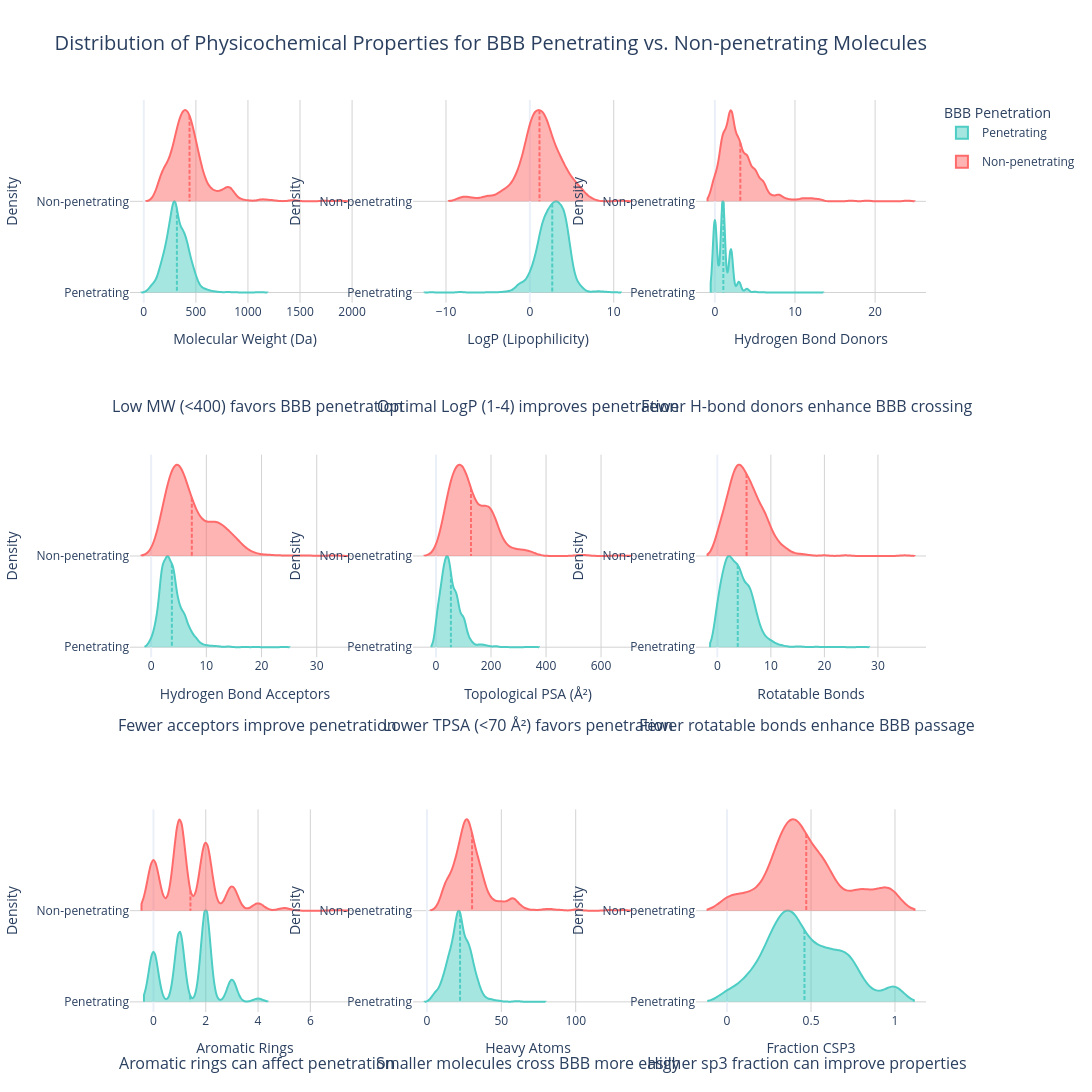
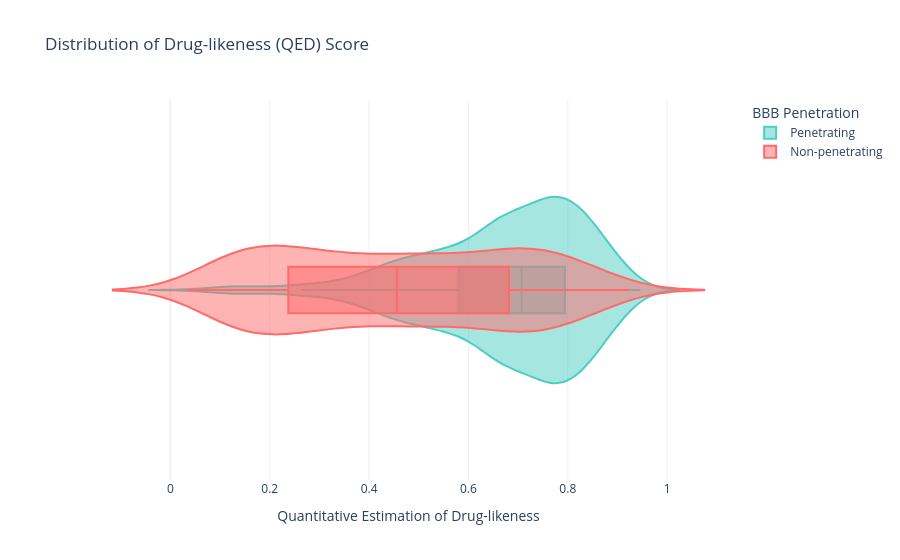

Notebook code cell kept with these figures, in order:
### Markdown cell above
### 3) Plot the distribution of interpretable physicochemical properties like molecular weight, LogP, molecular_volume, number of rotable bonds and others in the dataset and discuss how these properties are distributed between the two classes. Is there any property that is able to distinguish active (permeable) against non-active (non-permeable) molecules? Discuss the results.

### Code cell
from rdkit.Chem import Descriptors, Lipinski, MolSurf

# Calculate and analyze physicochemical properties

# Function to calculate molecular properties
def calculate_properties(mol):
    if mol is None:
        return None
    
    properties = {
        'MW': Descriptors.MolWt(mol),
        'LogP': Descriptors.MolLogP(mol),
        'HBD': Descriptors.NumHDonors(mol),
        'HBA': Descriptors.NumHAcceptors(mol),
        'TPSA': MolSurf.TPSA(mol),
        'Rotatable_Bonds': Descriptors.NumRotatableBonds(mol),
        'Aromatic_Rings': Descriptors.NumAromaticRings(mol),
        'Heavy_Atoms': mol.GetNumHeavyAtoms(),
        'Fraction_CSP3': Descriptors.FractionCSP3(mol),  # Fraction of SP3 carbons
        'QED': Descriptors.qed(mol)  # Drug-likeness score
    }
    return properties

# Calculate properties for all molecules
print("Calculating molecular properties...")
properties_list = []
for i, mol in enumerate(mols):
    props = calculate_properties(mol)
    if props is not None:
        props['label'] = df['label'].iloc[valid_indices[i]]
        properties_list.append(props)

# Create dataframe with properties
prop_df = pd.DataFrame(properties_list)

# Add class labels for easier plotting
prop_df['Class'] = prop_df['label'].map({1: 'Penetrating', 0: 'Non-penetrating'})

# Create subplots with 3x3 grid for main properties
fig = make_subplots(rows=3, cols=3, 
                   subplot_titles=('Molecular Weight', 'LogP', 'Hydrogen Bond Donors', 
                                  'Hydrogen Bond Acceptors', 'Topological PSA', 'Rotatable Bonds',
                                  'Aromatic Rings', 'Heavy Atoms', 'Fraction CSP3'))

# Define properties to plot and their positions
properties = [
    {'Drug_ID': 'MW', 'row': 1, 'col': 1, 'title': 'Molecular Weight (Da)'},
    {'Drug_ID': 'LogP', 'row': 1, 'col': 2, 'title': 'LogP (Lipophilicity)'},
    {'Drug_ID': 'HBD', 'row': 1, 'col': 3, 'title': 'Hydrogen Bond Donors'},
    {'Drug_ID': 'HBA', 'row': 2, 'col': 1, 'title': 'Hydrogen Bond Acceptors'},
    {'Drug_ID': 'TPSA', 'row': 2, 'col': 2, 'title': 'Topological PSA (Å²)'},
    {'Drug_ID': 'Rotatable_Bonds', 'row': 2, 'col': 3, 'title': 'Rotatable Bonds'},
    {'Drug_ID': 'Aromatic_Rings', 'row': 3, 'col': 1, 'title': 'Aromatic Rings'},
    {'Drug_ID': 'Heavy_Atoms', 'row': 3, 'col': 2, 'title': 'Heavy Atoms'},
    {'Drug_ID': 'Fraction_CSP3', 'row': 3, 'col': 3, 'title': 'Fraction CSP3'}
]

# Colors for the two classes
colors = {'Penetrating': '#4ECDC4', 'Non-penetrating': '#FF6B6B'}

# Add density plots for each property
for prop in properties:
    for cls in ['Penetrating', 'Non-penetrating']:
        data = prop_df[prop_df['Class'] == cls][prop['Drug_ID']]
        
        fig.add_trace(
            go.Violin(
                x=data,
                name=cls,
                line_color=colors[cls],
                side='positive',
                meanline_visible=True,
                showlegend=True if (prop['row'] == 1 and prop['col'] == 1) else False,
                legendgroup=cls,
                scalemode='width',
                width=2,
                points=False
            ),
            row=prop['row'], col=prop['col']
        )

# Update layout for larger plots and better appearance
fig.update_layout(
    height=1200,  # Increased height
    width=1500,   # Increased width
    title_text="Distribution of Physicochemical Properties for BBB Penetrating vs. Non-penetrating Molecules",
    title_font_size=20,
    legend_title="BBB Penetration",
    template="plotly_white",
    violinmode='overlay'  # This ensures violins are overlaid rather than side by side
)

# Add annotations explaining the significance of each property, now positioned below each subplot
annotations = [
    dict(x=0.16, y=0.65, text="Low MW (<400) favors BBB penetration", showarrow=False, xref="paper", yref="paper"),
    dict(x=0.5, y=0.65, text="Optimal LogP (1-4) improves penetration", showarrow=False, xref="paper", yref="paper"),
    dict(x=0.85, y=0.65, text="Fewer H-bond donors enhance BBB crossing", showarrow=False, xref="paper", yref="paper"),
    dict(x=0.16, y=0.30, text="Fewer acceptors improve penetration", showarrow=False, xref="paper", yref="paper"),
    dict(x=0.5, y=0.30, text="Lower TPSA (<70 Å²) favors penetration", showarrow=False, xref="paper", yref="paper"),
    dict(x=0.85, y=0.30, text="Fewer rotatable bonds enhance BBB passage", showarrow=False, xref="paper", yref="paper"),
    dict(x=0.16, y=-0.07, text="Aromatic rings can affect penetration", showarrow=False, xref="paper", yref="paper"),
    dict(x=0.5, y=-0.07, text="Smaller molecules cross BBB more easily", showarrow=False, xref="paper", yref="paper"),
    dict(x=0.85, y=-0.07, text="Higher sp3 fraction can improve properties", showarrow=False, xref="paper", yref="paper")
]

fig.update_layout(annotations=annotations)

# Update axes for better appearance
fig.update_xaxes(showgrid=True, gridwidth=1, gridcolor='LightGray')
fig.update_yaxes(showgrid=True, gridwidth=1, gridcolor='LightGray')

for prop in properties:
    fig.update_yaxes(title_text="Density", row=prop['row'], col=prop['col'])
    fig.update_xaxes(title_text=prop['title'], row=prop['row'], col=prop['col'])

# Add a QED plot separately
fig_qed = px.violin(prop_df, x="QED", color="Class", 
                    box=True, points=False,
                    color_discrete_map=colors,
                    labels={"QED": "Quantitative Estimation of Drug-likeness"},
                    title="Distribution of Drug-likeness (QED) Score")

fig_qed.update_layout(template="plotly_white", legend_title="BBB Penetration", violinmode='overlay')

# Show the plots
fig.show()
fig_qed.show()

# Statistical analysis to determine whether properties can distinguish between classes
print("\nStatistical Summary of Properties by Class:")
penetrating = prop_df[prop_df['Class'] == 'Penetrating']
non_penetrating = prop_df[prop_df['Class'] == 'Non-penetrating']

summary_stats = pd.DataFrame({
    'Property': [p['Drug_ID'] for p in properties] + ['QED'],
    'Penetrating_Mean': [penetrating[p['Drug_ID']].mean() for p in properties] + [penetrating['QED'].mean()],
    'Non_Penetrating_Mean': [non_penetrating[p['Drug_ID']].mean() for p in properties] + [non_penetrating['QED'].mean()],
    'Difference': [penetrating[p['Drug_ID']].mean() - non_penetrating[p['Drug_ID']].mean() for p in properties] + 
                  [penetrating['QED'].mean() - non_penetrating['QED'].mean()],
    'Percent_Difference': [100 * (penetrating[p['Drug_ID']].mean() - non_penetrating[p['Drug_ID']].mean()) / 
                          non_penetrating[p['Drug_ID']].mean() for p in properties] + 
                          [100 * (penetrating['QED'].mean() - non_penetrating['QED'].mean()) / 
                           non_penetrating['QED'].mean()]
})

print(summary_stats.sort_values(by='Percent_Difference', ascending=False).round(3))

### Figure 1 — Plotly figure (JSON) as saved in the notebook; plotly's stock layout.template omitted (floating-point values rounded to 4 significant figures; data arrays with more than 128 entries replaced by an {"elided": "..."} marker saying what was removed)
{"data": [{"legendgroup": "Penetrating", "line": {"color": "#4ECDC4"}, "meanline": {"visible": true}, "name": "Penetrating", "points": false, "scalemode": "width", "showlegend": true, "side": "positive", "type": "violin", "width": 2, "x": {"elided": "1501 float values"}, "xaxis": "x", "yaxis": "y"}, {"legendgroup": "Non-penetrating", "line": {"color": "#FF6B6B"}, "meanline": {"visible": true}, "name": "Non-penetrating", "points": false, "scalemode": "width", "showlegend": true, "side": "positive", "type": "violin", "width": 2, "x": {"elided": "474 float values"}, "xaxis": "x", "yaxis": "y"}, {"legendgroup": "Penetrating", "line": {"color": "#4ECDC4"}, "meanline": {"visible": true}, "name": "Penetrating", "points": false, "scalemode": "width", "showlegend": false, "side": "positive", "type": "violin", "width": 2, "x": {"elided": "1501 float values"}, "xaxis": "x2", "yaxis": "y2"}, {"legendgroup": "Non-penetrating", "line": {"color": "#FF6B6B"}, "meanline": {"visible": true}, "name": "Non-penetrating", "points": false, "scalemode": "width", "showlegend": false, "side": "positive", "type": "violin", "width": 2, "x": {"elided": "474 float values"}, "xaxis": "x2", "yaxis": "y2"}, {"legendgroup": "Penetrating", "line": {"color": "#4ECDC4"}, "meanline": {"visible": true}, "name": "Penetrating", "points": false, "scalemode": "width", "showlegend": false, "side": "positive", "type": "violin", "width": 2, "x": {"elided": "1501 int values"}, "xaxis": "x3", "yaxis": "y3"}, {"legendgroup": "Non-penetrating", "line": {"color": "#FF6B6B"}, "meanline": {"visible": true}, "name": "Non-penetrating", "points": false, "scalemode": "width", "showlegend": false, "side": "positive", "type": "violin", "width": 2, "x": {"elided": "474 int values"}, "xaxis": "x3", "yaxis": "y3"}, {"legendgroup": "Penetrating", "line": {"color": "#4ECDC4"}, "meanline": {"visible": true}, "name": "Penetrating", "points": false, "scalemode": "width", "showlegend": false, "side": "positive", "type": "violin", "width": 2, "x": {"elided": "1501 int values"}, "xaxis": "x4", "yaxis": "y4"}, {"legendgroup": "Non-penetrating", "line": {"color": "#FF6B6B"}, "meanline": {"visible": true}, "name": "Non-penetrating", "points": false, "scalemode": "width", "showlegend": false, "side": "positive", "type": "violin", "width": 2, "x": {"elided": "474 int values"}, "xaxis": "x4", "yaxis": "y4"}, {"legendgroup": "Penetrating", "line": {"color": "#4ECDC4"}, "meanline": {"visible": true}, "name": "Penetrating", "points": false, "scalemode": "width", "showlegend": false, "side": "positive", "type": "violin", "width": 2, "x": {"elided": "1501 float values"}, "xaxis": "x5", "yaxis": "y5"}, {"legendgroup": "Non-penetrating", "line": {"color": "#FF6B6B"}, "meanline": {"visible": true}, "name": "Non-penetrating", "points": false, "scalemode": "width", "showlegend": false, "side": "positive", "type": "violin", "width": 2, "x": {"elided": "474 float values"}, "xaxis": "x5", "yaxis": "y5"}, {"legendgroup": "Penetrating", "line": {"color": "#4ECDC4"}, "meanline": {"visible": true}, "name": "Penetrating", "points": false, "scalemode": "width", "showlegend": false, "side": "positive", "type": "violin", "width": 2, "x": {"elided": "1501 int values"}, "xaxis": "x6", "yaxis": "y6"}, {"legendgroup": "Non-penetrating", "line": {"color": "#FF6B6B"}, "meanline": {"visible": true}, "name": "Non-penetrating", "points": false, "scalemode": "width", "showlegend": false, "side": "positive", "type": "violin", "width": 2, "x": {"elided": "474 int values"}, "xaxis": "x6", "yaxis": "y6"}, {"legendgroup": "Penetrating", "line": {"color": "#4ECDC4"}, "meanline": {"visible": true}, "name": "Penetrating", "points": false, "scalemode": "width", "showlegend": false, "side": "positive", "type": "violin", "width": 2, "x": {"elided": "1501 int values"}, "xaxis": "x7", "yaxis": "y7"}, {"legendgroup": "Non-penetrating", "line": {"color": "#FF6B6B"}, "meanline": {"visible": true}, "name": "Non-penetrating", "points": false, "scalemode": "width", "showlegend": false, "side": "positive", "type": "violin", "width": 2, "x": {"elided": "474 int values"}, "xaxis": "x7", "yaxis": "y7"}, {"legendgroup": "Penetrating", "line": {"color": "#4ECDC4"}, "meanline": {"visible": true}, "name": "Penetrating", "points": false, "scalemode": "width", "showlegend": false, "side": "positive", "type": "violin", "width": 2, "x": {"elided": "1501 int values"}, "xaxis": "x8", "yaxis": "y8"}, {"legendgroup": "Non-penetrating", "line": {"color": "#FF6B6B"}, "meanline": {"visible": true}, "name": "Non-penetrating", "points": false, "scalemode": "width", "showlegend": false, "side": "positive", "type": "violin", "width": 2, "x": {"elided": "474 int values"}, "xaxis": "x8", "yaxis": "y8"}, {"legendgroup": "Penetrating", "line": {"color": "#4ECDC4"}, "meanline": {"visible": true}, "name": "Penetrating", "points": false, "scalemode": "width", "showlegend": false, "side": "positive", "type": "violin", "width": 2, "x": {"elided": "1501 float values"}, "xaxis": "x9", "yaxis": "y9"}, {"legendgroup": "Non-penetrating", "line": {"color": "#FF6B6B"}, "meanline": {"visible": true}, "name": "Non-penetrating", "points": false, "scalemode": "width", "showlegend": false, "side": "positive", "type": "violin", "width": 2, "x": {"elided": "474 float values"}, "xaxis": "x9", "yaxis": "y9"}], "layout": {"annotations": [{"font": {"size": 16}, "showarrow": false, "text": "Low MW (<400) favors BBB penetration", "x": 0.16, "xanchor": "center", "xref": "paper", "y": 0.65, "yanchor": "bottom", "yref": "paper"}, {"font": {"size": 16}, "showarrow": false, "text": "Optimal LogP (1-4) improves penetration", "x": 0.5, "xanchor": "center", "xref": "paper", "y": 0.65, "yanchor": "bottom", "yref": "paper"}, {"font": {"size": 16}, "showarrow": false, "text": "Fewer H-bond donors enhance BBB crossing", "x": 0.85, "xanchor": "center", "xref": "paper", "y": 0.65, "yanchor": "bottom", "yref": "paper"}, {"font": {"size": 16}, "showarrow": false, "text": "Fewer acceptors improve penetration", "x": 0.16, "xanchor": "center", "xref": "paper", "y": 0.3, "yanchor": "bottom", "yref": "paper"}, {"font": {"size": 16}, "showarrow": false, "text": "Lower TPSA (<70 Å²) favors penetration", "x": 0.5, "xanchor": "center", "xref": "paper", "y": 0.3, "yanchor": "bottom", "yref": "paper"}, {"font": {"size": 16}, "showarrow": false, "text": "Fewer rotatable bonds enhance BBB passage", "x": 0.85, "xanchor": "center", "xref": "paper", "y": 0.3, "yanchor": "bottom", "yref": "paper"}, {"font": {"size": 16}, "showarrow": false, "text": "Aromatic rings can affect penetration", "x": 0.16, "xanchor": "center", "xref": "paper", "y": -0.07, "yanchor": "bottom", "yref": "paper"}, {"font": {"size": 16}, "showarrow": false, "text": "Smaller molecules cross BBB more easily", "x": 0.5, "xanchor": "center", "xref": "paper", "y": -0.07, "yanchor": "bottom", "yref": "paper"}, {"font": {"size": 16}, "showarrow": false, "text": "Higher sp3 fraction can improve properties", "x": 0.85, "xanchor": "center", "xref": "paper", "y": -0.07, "yanchor": "bottom", "yref": "paper"}], "height": 1200, "legend": {"title": {"text": "BBB Penetration"}}, "title": {"font": {"size": 20}, "text": "Distribution of Physicochemical Properties for BBB Penetrating vs. Non-penetrating Molecules"}, "violinmode": "overlay", "width": 1500, "xaxis": {"anchor": "y", "domain": [0, 0.2889], "gridcolor": "LightGray", "gridwidth": 1, "showgrid": true, "title": {"text": "Molecular Weight (Da)"}}, "xaxis2": {"anchor": "y2", "domain": [0.3556, 0.6444], "gridcolor": "LightGray", "gridwidth": 1, "showgrid": true, "title": {"text": "LogP (Lipophilicity)"}}, "xaxis3": {"anchor": "y3", "domain": [0.7111, 1], "gridcolor": "LightGray", "gridwidth": 1, "showgrid": true, "title": {"text": "Hydrogen Bond Donors"}}, "xaxis4": {"anchor": "y4", "domain": [0, 0.2889], "gridcolor": "LightGray", "gridwidth": 1, "showgrid": true, "title": {"text": "Hydrogen Bond Acceptors"}}, "xaxis5": {"anchor": "y5", "domain": [0.3556, 0.6444], "gridcolor": "LightGray", "gridwidth": 1, "showgrid": true, "title": {"text": "Topological PSA (Å²)"}}, "xaxis6": {"anchor": "y6", "domain": [0.7111, 1], "gridcolor": "LightGray", "gridwidth": 1, "showgrid": true, "title": {"text": "Rotatable Bonds"}}, "xaxis7": {"anchor": "y7", "domain": [0, 0.2889], "gridcolor": "LightGray", "gridwidth": 1, "showgrid": true, "title": {"text": "Aromatic Rings"}}, "xaxis8": {"anchor": "y8", "domain": [0.3556, 0.6444], "gridcolor": "LightGray", "gridwidth": 1, "showgrid": true, "title": {"text": "Heavy Atoms"}}, "xaxis9": {"anchor": "y9", "domain": [0.7111, 1], "gridcolor": "LightGray", "gridwidth": 1, "showgrid": true, "title": {"text": "Fraction CSP3"}}, "yaxis": {"anchor": "x", "domain": [0.7778, 1], "gridcolor": "LightGray", "gridwidth": 1, "showgrid": true, "title": {"text": "Density"}}, "yaxis2": {"anchor": "x2", "domain": [0.7778, 1], "gridcolor": "LightGray", "gridwidth": 1, "showgrid": true, "title": {"text": "Density"}}, "yaxis3": {"anchor": "x3", "domain": [0.7778, 1], "gridcolor": "LightGray", "gridwidth": 1, "showgrid": true, "title": {"text": "Density"}}, "yaxis4": {"anchor": "x4", "domain": [0.3889, 0.6111], "gridcolor": "LightGray", "gridwidth": 1, "showgrid": true, "title": {"text": "Density"}}, "yaxis5": {"anchor": "x5", "domain": [0.3889, 0.6111], "gridcolor": "LightGray", "gridwidth": 1, "showgrid": true, "title": {"text": "Density"}}, "yaxis6": {"anchor": "x6", "domain": [0.3889, 0.6111], "gridcolor": "LightGray", "gridwidth": 1, "showgrid": true, "title": {"text": "Density"}}, "yaxis7": {"anchor": "x7", "domain": [0, 0.2222], "gridcolor": "LightGray", "gridwidth": 1, "showgrid": true, "title": {"text": "Density"}}, "yaxis8": {"anchor": "x8", "domain": [0, 0.2222], "gridcolor": "LightGray", "gridwidth": 1, "showgrid": true, "title": {"text": "Density"}}, "yaxis9": {"anchor": "x9", "domain": [0, 0.2222], "gridcolor": "LightGray", "gridwidth": 1, "showgrid": true, "title": {"text": "Density"}}}}

### Figure 2 — Plotly figure (JSON) as saved in the notebook; plotly's stock layout.template omitted (floating-point values rounded to 4 significant figures; data arrays with more than 128 entries replaced by an {"elided": "..."} marker saying what was removed)
{"data": [{"alignmentgroup": "True", "box": {"visible": true}, "hovertemplate": "Class=Penetrating<br>Quantitative Estimation of Drug-likeness=%{x}<extra></extra>", "legendgroup": "Penetrating", "marker": {"color": "#4ECDC4"}, "name": "Penetrating", "offsetgroup": "Penetrating", "orientation": "h", "points": false, "scalegroup": "True", "showlegend": true, "type": "violin", "x": {"elided": "1501 float values"}, "x0": " ", "xaxis": "x", "y0": " ", "yaxis": "y"}, {"alignmentgroup": "True", "box": {"visible": true}, "hovertemplate": "Class=Non-penetrating<br>Quantitative Estimation of Drug-likeness=%{x}<extra></extra>", "legendgroup": "Non-penetrating", "marker": {"color": "#FF6B6B"}, "name": "Non-penetrating", "offsetgroup": "Non-penetrating", "orientation": "h", "points": false, "scalegroup": "True", "showlegend": true, "type": "violin", "x": {"elided": "474 float values"}, "x0": " ", "xaxis": "x", "y0": " ", "yaxis": "y"}], "layout": {"legend": {"title": {"text": "BBB Penetration"}, "tracegroupgap": 0}, "title": {"text": "Distribution of Drug-likeness (QED) Score"}, "violinmode": "overlay", "xaxis": {"anchor": "y", "domain": [0, 1], "title": {"text": "Quantitative Estimation of Drug-likeness"}}, "yaxis": {"anchor": "x", "domain": [0, 1]}}}
